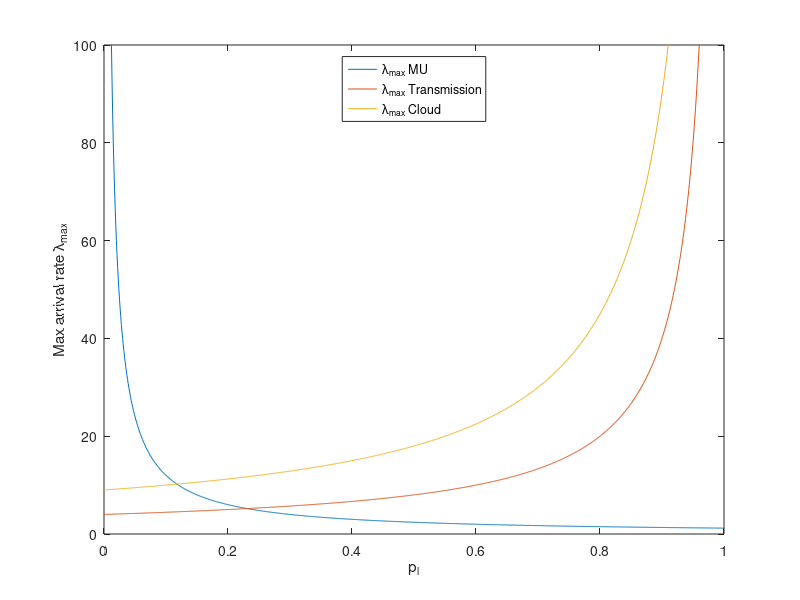
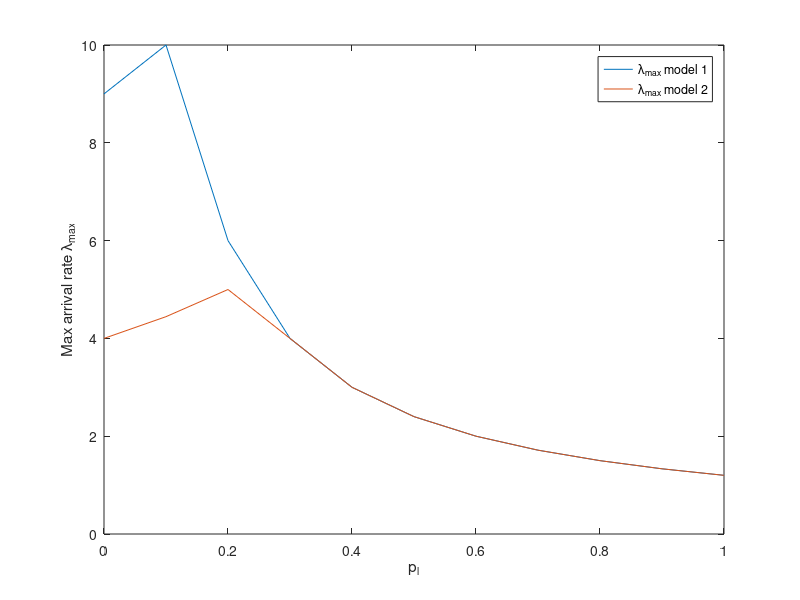

Recreate these plots in MATLAB, in order. (Note: this script raises an error after producing the figures.)
p_l = [0:0.001:1];

K=10;
F_0 = 45e9;
m=15;
mu_d = 1/(1e6);
mu_l = 1/(0.5e9);
F = 0.6e9;
R = 4e6;

%% 3.2.1.1
p_l = [0:0.001:1];
arrival_mu = F*mu_l./p_l;
arrival_cloud = mu_l*F_0./(K.*(1-p_l));
arrival_trans = mu_d*R./(1-p_l);

figure(1)
plot(p_l,arrival_mu)
hold on
plot(p_l,arrival_trans)
plot(p_l,arrival_cloud)

legend('\lambda_{max} MU', '\lambda_{max} Transmission', '\lambda_{max} Cloud', 'Location','north')
xlabel('p_l')
ylabel('Max arrival rate \lambda_{max}')
axis([0 1 0 100])

hold off

%% 3.2.1.2
p_l = [0:0.1:1];
arrival_mu = F*mu_l./p_l;
arrival_cloud = mu_l*F_0./(K.*(1-p_l));
arrival_trans = mu_d*R./(1-p_l);

arrival_1 = min(arrival_mu,arrival_cloud);
arrival_2 = min(min(arrival_mu,arrival_cloud), arrival_trans);

figure(2)
plot(p_l,arrival_1)
hold on
plot(p_l,arrival_2)

legend('\lambda_{max} model 1', '\lambda_{max} model 2')
xlabel('p_l')
ylabel('Max arrival rate \lambda_{max}')

hold off


%% 3.2.2.1
lambda = [0.1:0.1:1.5];
p_l = 0.2;

N_1_1 = [];
N_2_1 = [];

for lamb = lambda

    rho_local = lamb.*p_l/(mu_l*F);
    rho_cloud = m*K .*lamb*(1-p_l)/(mu_l*F_0);
    rho_trans = lamb.*(1-p_l)/(mu_d*R);

    N_1_1 = [N_1_1,(rho_local./(1-rho_local)) + rho_cloud/K + (rho_cloud./(m-rho_cloud)).*((m*erlangb(m,rho_cloud))./(m-rho_cloud.*(1-erlangb(m,rho_cloud))))/K];
    N_2_1 = [N_2_1,(rho_local./(1-rho_local)) + (rho_trans./(1-rho_trans)) + rho_cloud/K + (rho_cloud./(m-rho_cloud)).*((m*erlangb(m,rho_cloud))./(m-rho_cloud*(1-erlangb(m,rho_cloud))))/K];

end

figure(3)
plot(lambda,N_1_1,'b-')

hold on

plot(lambda,N_2_1,'b--')

p_l = 0.7;

N_1_2 = [];
N_2_2 = [];

for lamb = lambda

    rho_local = lamb.*p_l/(mu_l*F);
    rho_cloud = m*K .*lamb*(1-p_l)/(mu_l*F_0);
    rho_trans = lamb.*(1-p_l)/(mu_d*R);

    N_1_2 = [N_1_2,(rho_local./(1-rho_local)) + rho_cloud/K + (rho_cloud./(m-rho_cloud)).*((m*erlangb(m,rho_cloud))./(m-rho_cloud.*(1-erlangb(m,rho_cloud))))/K];
    N_2_2 = [N_2_2,(rho_local./(1-rho_local)) + (rho_trans./(1-rho_trans)) + rho_cloud/K + (rho_cloud./(m-rho_cloud)).*((m*erlangb(m,rho_cloud))./(m-rho_cloud*(1-erlangb(m,rho_cloud))))/K];

end
plot(lambda,N_1_2,'r-')
plot(lambda,N_2_2,'r--')

legend('Model 1, p_l=0.2' , 'Model 2, p_l=0.2', 'Model 1, p_l=0.7', 'Model 2, p_l=0.7', 'Location','northwest')
xlabel('\lambda')
ylabel('N_i')


hold off

%% 3.2.2.2
figure(4)
plot(lambda,N_1_1./lambda,'b-')

hold on

plot(lambda,N_2_1./lambda,'b--')


plot(lambda,N_1_2./lambda,'r-')
plot(lambda,N_2_2./lambda,'r--')

legend('Model 1, p_l=0.2' , 'Model 2, p_l=0.2', 'Model 1, p_l=0.7', 'Model 2, p_l=0.7', 'Location','northwest')
xlabel('\lambda')
ylabel('T_i')


hold off


%% 3.2.3.1
lambda = 1;
p_l_val = [0:0.1:1];
T_1_1 = [];
T_1_2 = [];
T_1_3 = [];
T_2_1 = [];
T_2_2 = [];
T_2_3 = [];

for p_l = p_l_val


    K=5;

    rho_local = lambda.*p_l/(mu_l*F);
    rho_cloud = m*K .*lambda.*(1-p_l)/(mu_l*F_0);
    rho_trans = lambda.*(1-p_l)/(mu_d*R);

    T_1_1 = [T_1_1,(rho_local./(1-rho_local)) + rho_cloud/K + (rho_cloud./(m-rho_cloud)).*((m*erlangb(m,rho_cloud))./(m-rho_cloud.*(1-erlangb(m,rho_cloud))))/K];
    T_2_1 = [T_2_1,(rho_local./(1-rho_local)) + (rho_trans./(1-rho_trans)) + rho_cloud/K + (rho_cloud./(m-rho_cloud)).*((m*erlangb(m,rho_cloud))./(m-rho_cloud*(1-erlangb(m,rho_cloud))))/K];
    
    K=15;

    rho_local = lambda.*p_l/(mu_l*F);
    rho_cloud = m*K .*lambda.*(1-p_l)/(mu_l*F_0);
    rho_trans = lambda.*(1-p_l)/(mu_d*R);

    T_1_2 = [T_1_2,(rho_local./(1-rho_local)) + rho_cloud/K + (rho_cloud./(m-rho_cloud)).*((m*erlangb(m,rho_cloud))./(m-rho_cloud.*(1-erlangb(m,rho_cloud))))/K];
    T_2_2 = [T_2_2,(rho_local./(1-rho_local)) + (rho_trans./(1-rho_trans)) + rho_cloud/K + (rho_cloud./(m-rho_cloud)).*((m*erlangb(m,rho_cloud))./(m-rho_cloud*(1-erlangb(m,rho_cloud))))/K];

    K=25;

    rho_local = lambda.*p_l/(mu_l*F);
    rho_cloud = m*K .*lambda.*(1-p_l)/(mu_l*F_0);
    rho_trans = lambda.*(1-p_l)/(mu_d*R);

    T_1_3 = [T_1_3,(rho_local./(1-rho_local)) + rho_cloud/K + (rho_cloud./(m-rho_cloud)).*((m*erlangb(m,rho_cloud))./(m-rho_cloud.*(1-erlangb(m,rho_cloud))))/K];
    T_2_3 = [T_2_3,(rho_local./(1-rho_local)) + (rho_trans./(1-rho_trans)) + rho_cloud/K + (rho_cloud./(m-rho_cloud)).*((m*erlangb(m,rho_cloud))./(m-rho_cloud*(1-erlangb(m,rho_cloud))))/K];
end

figure(5)
plot(p_l_val,T_1_1,'b-')

hold on

plot(p_l_val,T_1_2,'b--')
plot(p_l_val,T_1_3,'b:')
plot(p_l_val,T_2_1,'r-')
plot(p_l_val,T_2_2,'r--')
plot(p_l_val,T_2_3,'r:')



legend('Model 1, K=5' , 'Model 1, K=15','Model 1, K=25' , 'Model 2, K=5','Model 2, K=15' , 'Model 2, K=25', 'Location','northwest')
xlabel('p_l')
ylabel('T_i')

hold off



